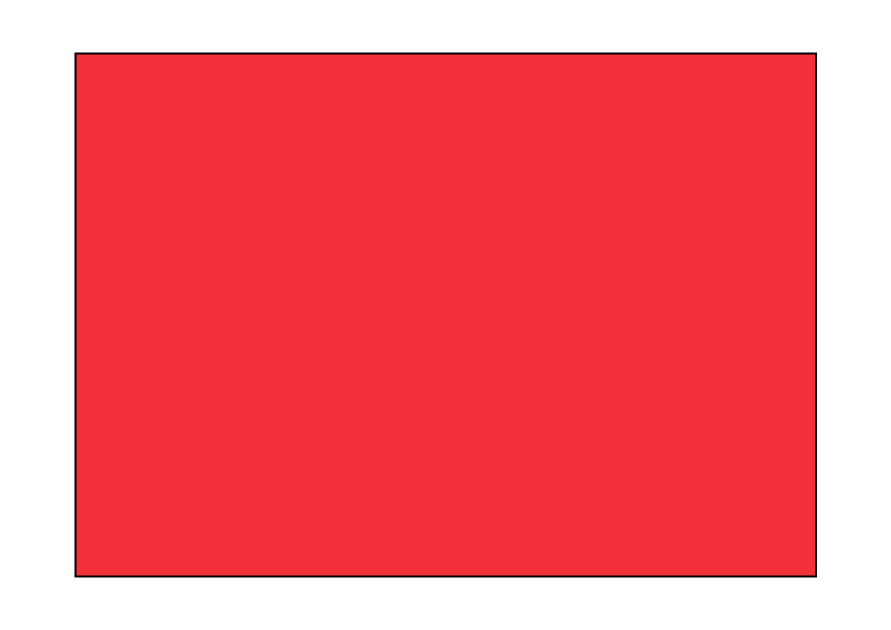
#> input picture images_of_steps/0.png, 1782 x 1260 px (shown at 1/2 size); the run also reads 1 picture not shown here
$ python opencv_hackathon.py
#> lines starting #> are read from the running program, lines starting #| are printed output that depends on the picture; after the words box and inside, x2 and y2 are one past the last pixel; in counts of white or black regions, pixels touching at a corner belong together; pictures that were not available may be replaced by others from this repository, and a replacement may not be noted
import cv2
import numpy as np


# [256 lines left out: functions step_1, step_2, step_3, step_4, step_5, step_6 and 4 more, not called in this run]


def biggestContour(contours, n_ang=4, min_line_lenth=0.008):
    biggest = np.array([])
    max_area = 0
    for i in contours:
        area = cv2.contourArea(i)
        if area > 5000:
            perimeter = cv2.arcLength(i, True)
            approx = cv2.approxPolyDP(i, min_line_lenth * perimeter, True)
            if area > max_area and len(approx) == n_ang:
                biggest = approx
                max_area = area
    return biggest, max_area


def paste_image(backgrownd, first_tip_image, second_tip_image, scale=6):
    first_smaler_image = cv2.resize(first_tip_image, (backgrownd.shape[1] // scale, backgrownd.shape[0] // scale))
    second_smaler_image = cv2.resize(second_tip_image, (backgrownd.shape[1] // scale, backgrownd.shape[0] // scale))

    vert_start = int(backgrownd.shape[0] * 0.2 * (first_smaler_image.shape[0] / backgrownd.shape[0]))
    vert_end = vert_start + first_smaler_image.shape[0]

    horiz_start_1 = int(backgrownd.shape[1] * (1 - 2.2 * first_smaler_image.shape[1] / backgrownd.shape[1]))
    horiz_end_1 = horiz_start_1 + first_smaler_image.shape[1]

    horiz_start_2 = int(backgrownd.shape[1] * (1 - 1.1 * second_smaler_image.shape[1] / backgrownd.shape[1]))
    horiz_end_2 = horiz_start_2 + second_smaler_image.shape[1]

    backgrownd[vert_start:vert_end, horiz_start_1:horiz_end_1] = backgrownd[vert_start:vert_end,
                                                                 horiz_start_1:horiz_end_1] * 0.4 + first_smaler_image * 0.6
    backgrownd[vert_start:vert_end, horiz_start_2:horiz_end_2] = backgrownd[vert_start:vert_end,
                                                                 horiz_start_2:horiz_end_2] * 0.4 + second_smaler_image * 0.6

    cv2.putText(backgrownd, "CURRENT",
                (horiz_start_1 + second_smaler_image.shape[1] // scale, vert_end + second_smaler_image.shape[0] // 4),
                cv2.FONT_HERSHEY_SIMPLEX, 1.2 * (backgrownd.shape[0] / 1080), (255, 50, 255),
                4 * int(backgrownd.shape[0] / 1080))

    cv2.putText(backgrownd, "NEXT",
                (horiz_start_2 + second_smaler_image.shape[1] // scale, vert_end + second_smaler_image.shape[0] // 4),
                cv2.FONT_HERSHEY_SIMPLEX, 1.2 * (backgrownd.shape[0] / 1080), (255, 50, 255),
                4 * int(backgrownd.shape[0] / 1080))
    return backgrownd


def put_text_tip(img, text, color=(0, 255, 0)):
    cv2.putText(img, text, (res_frame.shape[0] // 10, res_frame.shape[0] // 10),
                cv2.FONT_HERSHEY_SIMPLEX, fontScale=1.5 * (res_frame.shape[0] / 1080),
                color=color, thickness=int(4 / (1080/img.shape[0])))
    return img


img_tips = []
for i in range(12):
    img_tips.append(cv2.imread("images_of_steps/" + str(i) + ".png"))

default_tip = "Show your result"
#> default_tip = 'Show your result'
text_tips = ["Step 0: Show me A4 paper",
             "Step 1: Fold the sheet in half",
             "Step 2: Unfold the sheet back ",
             "Step 3: Fold the corner ",
             "Step 4: Fold the second corner ",
             "Step 5: Fold the edge along the line ",
             "Step 6: Fold the second edge along the line ",
             "Step 7: Fold in the middle along the line ",
             "Step 8: Fold along the line",
             "Step 9: Turn around",
             "Step 10: Fold along the line ",
             "Step 11: Well done"]

# _________________________________________________________________________________________________________________________________
# _________________________________________________________________________________________________________________________________
# _________________________________________________________________________________________________________________________________

is_camera = False
if is_camera is True:
    cap = cv2.VideoCapture(0)
elif is_camera is False:
    # download video from https://drive.google.com/file/d/1JBVBlbgOb9Wyc-4GhTP0tL8OLTZ0vW2p/view?usp=sharing
    cap = cv2.VideoCapture("123.mp4")


cv2.namedWindow('bar')

scale_for_resize = 1
n_good_frames = 0
current_step = 1
A4_area = 0
t_waiting = 1
max_length = 0
n_frame = 0
res, frame = cap.read()
is_write_video = False
if is_write_video is True:
    res_frame = cv2.resize(frame, (frame.shape[1] // scale_for_resize, frame.shape[0] // scale_for_resize))
    video_Writter = cv2.VideoWriter("result_video_90fps.avi", cv2.VideoWriter_fourcc(*'MJPG'), 90, (res_frame.shape[1], res_frame.shape[0]))
while True:
    res, frame = cap.read()
    if res is True:
        if is_camera is True:
            res_frame = cv2.flip(cv2.resize(frame, (frame.shape[1] // scale_for_resize, frame.shape[0] // scale_for_resize)), 1)
        elif is_camera is False:
            res_frame = cv2.resize(frame, (frame.shape[1] // scale_for_resize, frame.shape[0] // scale_for_resize))
        # res_frame = cv2.flip(cv2.resize(frame, (frame.shape[1] // scale_for_resize, frame.shape[0] // scale_for_resize)), 1)

    # res_frame = cv2.resize(frame, (frame.shape[1] // scale_for_resize, frame.shape[0] // scale_for_resize))

    n_frame+=1
    print(n_frame)
    gray = cv2.cvtColor(res_frame, cv2.COLOR_BGR2GRAY)
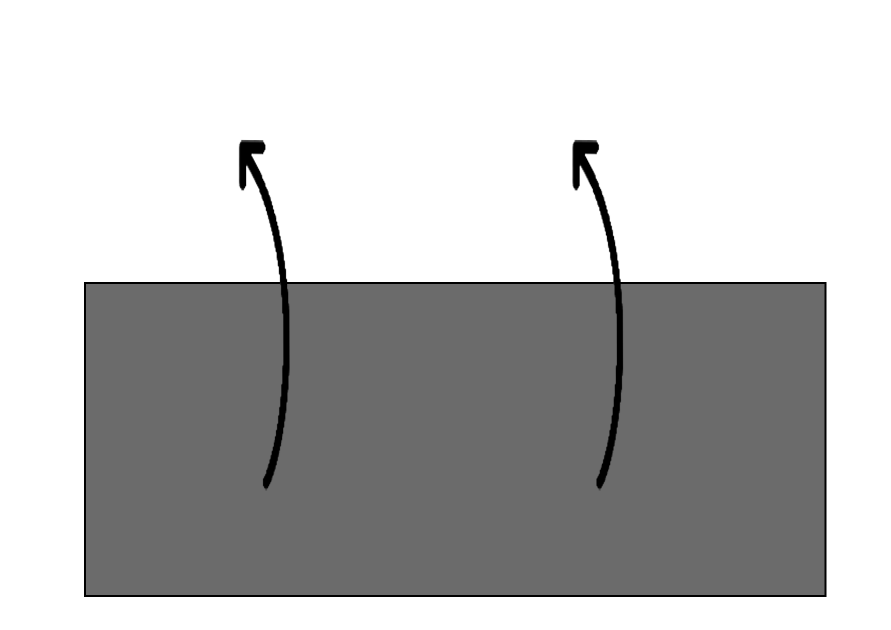
#> gray: shape (1260, 1782) (shown at 1/2 size); min 0, max 255, mean 190.6
    im_gray_blur = cv2.GaussianBlur(gray, (3, 3), 9)
    edges = cv2.Canny(im_gray_blur, threshold1=50, threshold2=150, apertureSize=3)
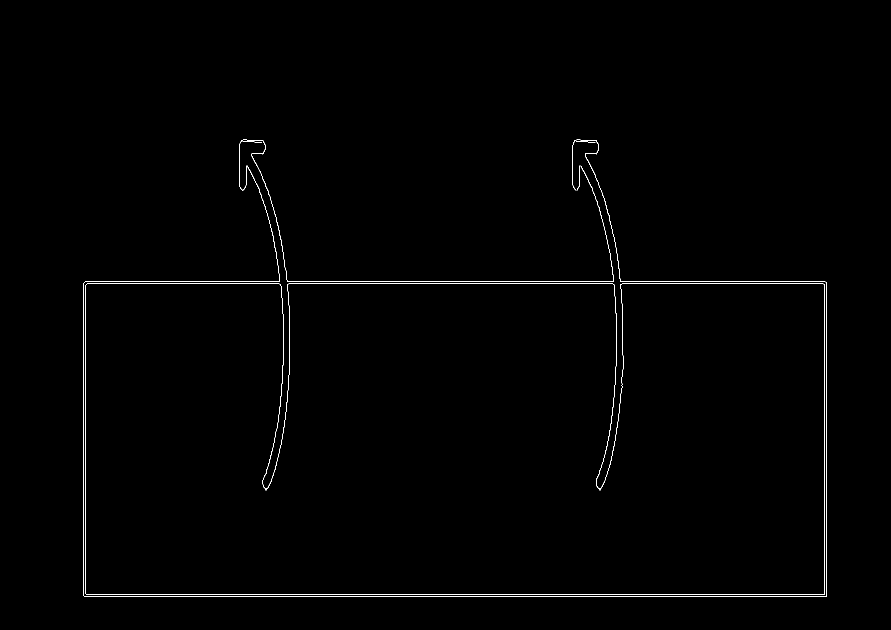
#> edges: shape (1260, 1782) (shown at 1/2 size); 0.53% white in thin lines or dots, all inside (x1, y1, x2, y2) = (167, 279, 1653, 1194)

    kernel = np.ones((3, 3), 'uint8')
    dilate_img = cv2.dilate(edges, kernel, iterations=2)
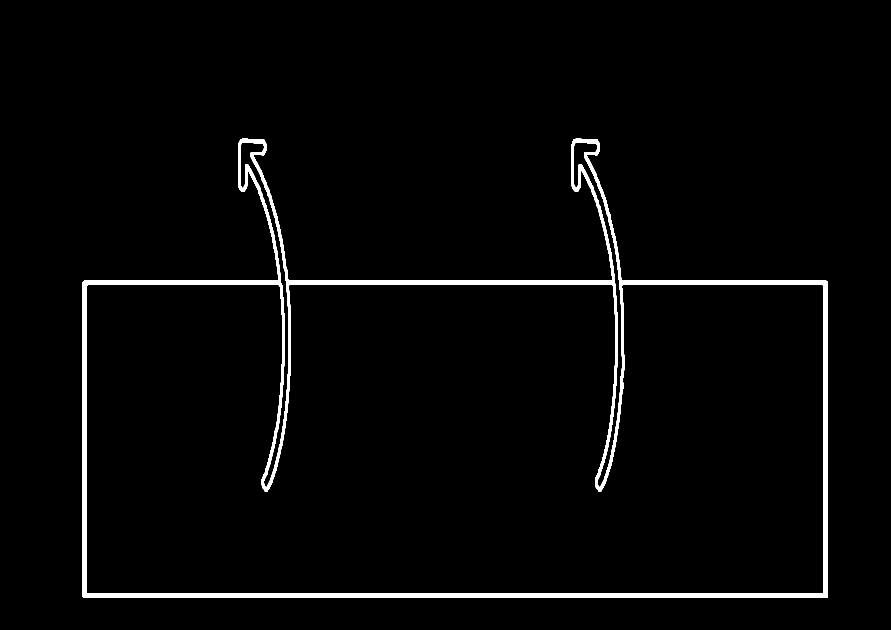
#> dilate_img: shape (1260, 1782) (shown at 1/2 size); 2.5% white; 1 white region, box (x1, y1, x2, y2) and area: (165, 277, 1655, 1196) 55974
    erode_image = cv2.erode(dilate_img, kernel)
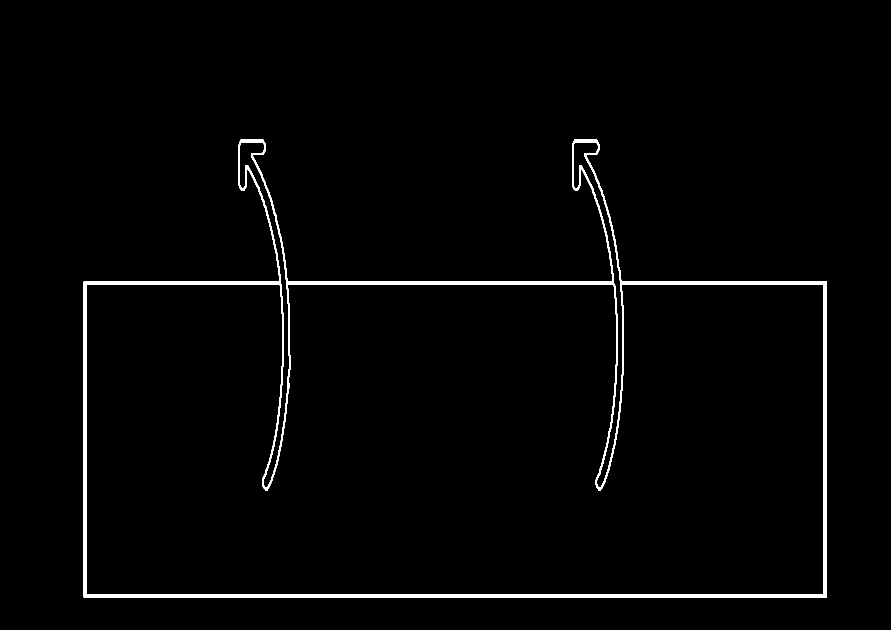
#> erode_image: shape (1260, 1782) (shown at 1/2 size); 1.8% white; 1 white region, box (x1, y1, x2, y2) and area: (166, 278, 1654, 1195) 40366
    contours, hir = cv2.findContours(erode_image, cv2.RETR_EXTERNAL, cv2.CHAIN_APPROX_SIMPLE)

    # cv2.drawContours(res_frame, contours, -1, (0, 0, 0), 2)
    # # --------------------------------------------------------------------------------------

    if current_step == 1:
        biggest_cont, max_area1 = biggestContour(contours, 4)
        cv2.drawContours(res_frame, biggest_cont, -1, (0, 255, 0), 10)
        if len(biggest_cont) == 4:
            res_frame, n_good_frames = step_1(res_frame, np.array(biggest_cont).reshape(
                (biggest_cont.shape[0], biggest_cont.shape[2])), n_good_frames)
        else:
            n_good_frames = 0
        if n_good_frames > 4:
            A4_area = max_area1
            put_text_tip(res_frame, text_tips[1])
        else:
            put_text_tip(res_frame, default_tip, color=(20, 20, 255))
            # cv2.putText(res_frame, "Show me clean A4 paper!", (50, 50), cv2.FONT_HERSHEY_SIMPLEX, fontScale=1.2,
            #             color=(0, 0, 255))
        if np.abs(A4_area / 2 - max_area1) < A4_area * 0.05:
            current_step = 2
    # --------------------------------------------------------------------------------------

    if current_step == 2:
        biggest_cont, max_area2 = biggestContour(contours, 4)
        cv2.drawContours(res_frame, biggest_cont, -1, (0, 255, 0), 10)
        if len(biggest_cont) == 4:
            res_frame, n_good_frames = step_2(res_frame, np.array(biggest_cont).reshape(
                (biggest_cont.shape[0], biggest_cont.shape[2])), n_good_frames)
        else:
            n_good_frames = 0
        if n_good_frames > 4:
            put_text_tip(res_frame, text_tips[2])
        else:
            put_text_tip(res_frame, default_tip, color=(20, 20, 255))
        if np.abs(A4_area - max_area2) < A4_area * 0.05:
            current_step = 3
    # --------------------------------------------------------------------------------------
    if current_step == 3:
        biggest_cont, max_area3 = biggestContour(contours, 4)
        cv2.drawContours(res_frame, biggest_cont, -1, (0, 255, 0), 10)
        if len(biggest_cont) == 4:
            res_frame, n_good_frames = step_3(res_frame, np.array(biggest_cont).reshape(
                (biggest_cont.shape[0], biggest_cont.shape[2])), n_good_frames)
        else:
            n_good_frames = 0
        if n_good_frames > 4:
            put_text_tip(res_frame, text_tips[3])
        else:
            put_text_tip(res_frame, default_tip, color=(20, 20, 255))
        # !!!чтобы перейти на след шаг с другим количеством углов, добавляю доп поиск контура с этим количеством углов
        biggest_cont, max_area3 = biggestContour(contours, 5)

        if len(biggest_cont) == 5 and np.abs(A4_area * 0.9116 - max_area3) < A4_area * 0.05:
            current_step = 4
    # --------------------------------------------------------------------------------------

    if current_step == 4:
        biggest_cont, max_area4 = biggestContour(contours, 5)
        cv2.drawContours(res_frame, biggest_cont, -1, (0, 255, 0), 10)
        if len(biggest_cont) == 5:
            res_frame, n_good_frames = step_4(res_frame, np.array(biggest_cont).reshape(
                (biggest_cont.shape[0], biggest_cont.shape[2])), n_good_frames)
        else:
            n_good_frames = 0
        if n_good_frames > 4:
            put_text_tip(res_frame, text_tips[4])
        else:
            put_text_tip(res_frame, default_tip, color=(20, 20, 255))
        if np.abs(A4_area * 0.8232 - max_area4) < A4_area * 0.05:
            current_step = 5
    # --------------------------------------------------------------------------------------

    if current_step == 5:
        biggest_cont, max_area5 = biggestContour(contours, 5)
        cv2.drawContours(res_frame, biggest_cont, -1, (0, 255, 0), 10)
        if len(biggest_cont) == 5:
            res_frame, n_good_frames = step_5(res_frame, np.array(biggest_cont).reshape(
                (biggest_cont.shape[0], biggest_cont.shape[2])), n_good_frames)
        else:
            n_good_frames = 0
        if n_good_frames > 1:
            put_text_tip(res_frame, text_tips[5])
        else:
            put_text_tip(res_frame, default_tip, color=(20, 20, 255))
        if np.abs(A4_area * 0.69 - max_area5) < A4_area * 0.05:
            current_step = 6
    # --------------------------------------------------------------------------------------

    if current_step == 6:
        biggest_cont, max_area6 = biggestContour(contours, 5)
        cv2.drawContours(res_frame, biggest_cont, -1, (0, 255, 0), 10)
        if len(biggest_cont) == 5:
            res_frame, n_good_frames = step_6(res_frame, np.array(biggest_cont).reshape(
                (biggest_cont.shape[0], biggest_cont.shape[2])), n_good_frames)
        else:
            n_good_frames = 0
        if n_good_frames > 4:
            put_text_tip(res_frame, text_tips[6])
        else:
            put_text_tip(res_frame, default_tip, color=(20, 20, 255))
        if np.abs(A4_area * 0.57 - max_area6) < A4_area * 0.05:
            current_step = 7
        # --------------------------------------------------------------------------------------
    if current_step == 7:
        biggest_cont, max_area7 = biggestContour(contours, 5)
        cv2.drawContours(res_frame, biggest_cont, -1, (0, 255, 0), 10)
        if len(biggest_cont) == 5:
            res_frame, n_good_frames = step_7(res_frame, np.array(biggest_cont).reshape(
                (biggest_cont.shape[0], biggest_cont.shape[2])), n_good_frames)
        else:
            n_good_frames = 0
        if n_good_frames > 4:
            put_text_tip(res_frame, text_tips[7])
        else:
            put_text_tip(res_frame, default_tip, color=(20, 20, 255))
        biggest_cont, max_area7 = biggestContour(contours, 4)

        if len(biggest_cont) == 4 and np.abs(A4_area * 0.287 - max_area7) < A4_area * 0.05:
            current_step = 8

        # --------------------------------------------------------------------------------------
    if current_step == 8:
        biggest_cont, max_area8 = biggestContour(contours, 4, min_line_lenth=0.01)
        cv2.drawContours(res_frame, biggest_cont, -1, (0, 255, 0), 10)
        if len(biggest_cont) == 4:
            res_frame, n_good_frames, max_length = step_8(res_frame, np.array(biggest_cont).reshape(
                (biggest_cont.shape[0], biggest_cont.shape[2])), n_good_frames, max_length)
        else:
            n_good_frames = 0
        if n_good_frames > 4:
            put_text_tip(res_frame, text_tips[8])
        else:
            put_text_tip(res_frame, default_tip, color=(20, 20, 255))
        biggest_cont, max_area8 = biggestContour(contours, 5, min_line_lenth=0.02)
        cv2.drawContours(res_frame, biggest_cont, -1, (0, 255, 0), 10)
        if len(biggest_cont) == 5:
            array_of_line_length = np.zeros(len(biggest_cont))
            help_array = np.array(biggest_cont).reshape((biggest_cont.shape[0], biggest_cont.shape[2]))
            for i in range(len(biggest_cont)):
                array_of_line_length[i] = ((help_array[i, 0] - help_array[(i + 1) % len(help_array), 0]) ** 2) + (
                        (help_array[i, 1] - help_array[(i + 1) % len(help_array), 1]) ** 2)
        if len(biggest_cont) == 5 and np.abs(
                A4_area * 0.2936 - max_area8) < A4_area * 0.05 and n_good_frames == 0 and abs(
            np.max(array_of_line_length) - max_length) < 0.05 * max_length:
            current_step = 9
        # --------------------------------------------------------------------------------------
    if current_step == 9:
        biggest_cont, max_area9 = biggestContour(contours, 6, min_line_lenth=0.01)
        cv2.drawContours(res_frame, biggest_cont, -1, (255, 0, 0), 10)
        if len(biggest_cont) == 6:
            res_frame, n_good_frames, current_step = step_9(res_frame, np.array(biggest_cont).reshape(
                (biggest_cont.shape[0], biggest_cont.shape[2])), n_good_frames, current_step)
        else:
            n_good_frames = 0
        if n_good_frames > 4:
            put_text_tip(res_frame, text_tips[9])
        else:
            put_text_tip(res_frame, default_tip, color=(20, 20, 255))
        # --------------------------------------------------------------------------------------
    if current_step == 10:
        biggest_cont, max_area10 = biggestContour(contours, 6, min_line_lenth=0.01)
        cv2.drawContours(res_frame, biggest_cont, -1, (255, 0, 0), 10)

        if len(biggest_cont) == 6:
            res_frame, n_good_frames, current_step = step_9(res_frame, np.array(biggest_cont).reshape(
                (biggest_cont.shape[0], biggest_cont.shape[2])), n_good_frames, current_step)
        else:
            n_good_frames = 0
        if n_good_frames > 4:
            put_text_tip(res_frame, text_tips[10])
        else:
            put_text_tip(res_frame, default_tip, color=(20, 20, 255))
        biggest_cont, max_area10 = biggestContour(contours, 4)

        if np.abs(A4_area * 0.14748276414 - max_area10) < A4_area * 0.05:
            current_step = 11

        # --------------------------------------------------------------------------------------
    if current_step == 11:
        # t_waiting = 0
        biggest_cont, max_area3 = biggestContour(contours, 4)
        cv2.drawContours(res_frame, biggest_cont, -1, (0, 255, 0), 10)
        if len(biggest_cont) == 4:
            res_frame, n_good_frames = step_11(res_frame, np.array(biggest_cont).reshape(
                (biggest_cont.shape[0], biggest_cont.shape[2])), n_good_frames)
        else:
            n_good_frames = 0
        if n_good_frames > 1:
            current_step = 12
        else:
            put_text_tip(res_frame, default_tip, color=(20, 20, 255))
        # --------------------------------------------------------------------------------------
    if current_step == 12:
        cv2.putText(res_frame, "WELL DONE", (res_frame.shape[0] // 2, res_frame.shape[0] // 2),
                    cv2.FONT_HERSHEY_SIMPLEX, fontScale=3 * (res_frame.shape[0] / 1080),
                    color=(0, 255, 0), thickness=3)

    # ______________________________________________________________________
    if current_step < 11:
        paste_image(res_frame, img_tips[current_step], img_tips[current_step + 1], scale=8)
#> in paste_image, `first_smaler_image = cv2.resize(first_tip_image, (backgrownd.shape[1] ..`:
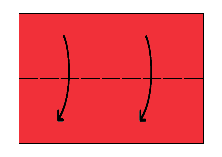
#> first_smaler_image: shape (157, 222, 3); mean B, G, R 115.6, 109.7, 237.9
#> in paste_image, `second_smaler_image = cv2.resize(second_tip_image, (backgrownd.shape[1..`:
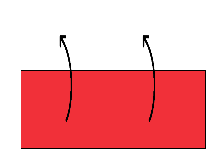
#> second_smaler_image: shape (157, 222, 3); mean B, G, R 169.6, 166, 243.5
#> in paste_image, `cv2.putText(backgrownd, "NEXT", (horiz_start_2 + second_smaler_image.s..`:
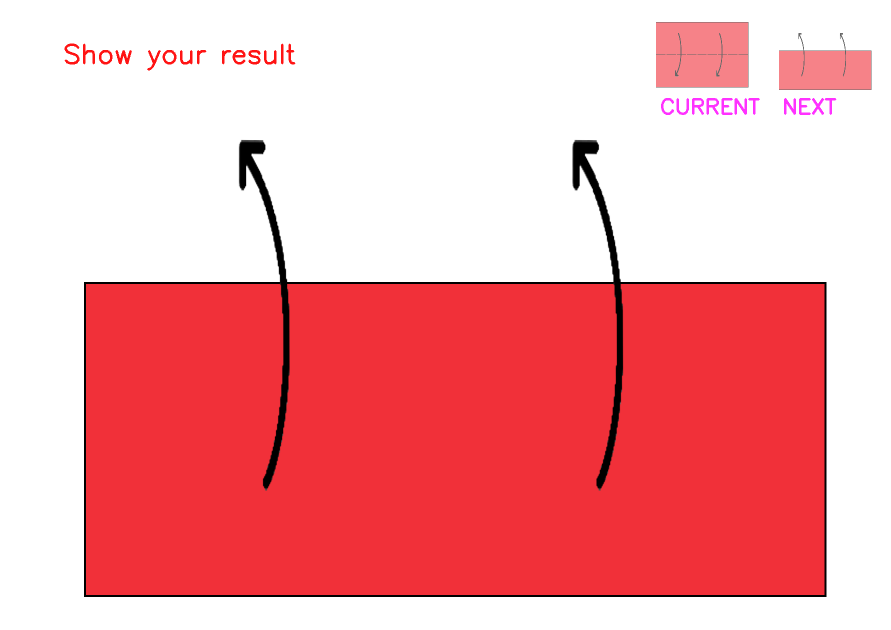
#> backgrownd: shape (1260, 1782, 3) (shown at 1/2 size); mean B, G, R 167.8, 163.7, 244.5
    cv2.putText(res_frame, "Current step: " + str(current_step), (50, res_frame.shape[0] - 50),
                cv2.FONT_HERSHEY_SIMPLEX, fontScale=1.5 * (res_frame.shape[0] / 1080), color=(255, 255, 255))
#> res_frame: shape (1260, 1782, 3); 0.01% of pixels changed, all inside (x1, y1, x2, y2) = (172, 1173, 461, 1194)
    cv2.imshow("bar", res_frame)
    if is_write_video is True:
        video_Writter.write(res_frame)
    key = cv2.waitKey(t_waiting)
#> (key Esc is pressed here)
    if key == ord('p'):
        t_waiting = 0
    if key == ord('c'):
        t_waiting = 1
